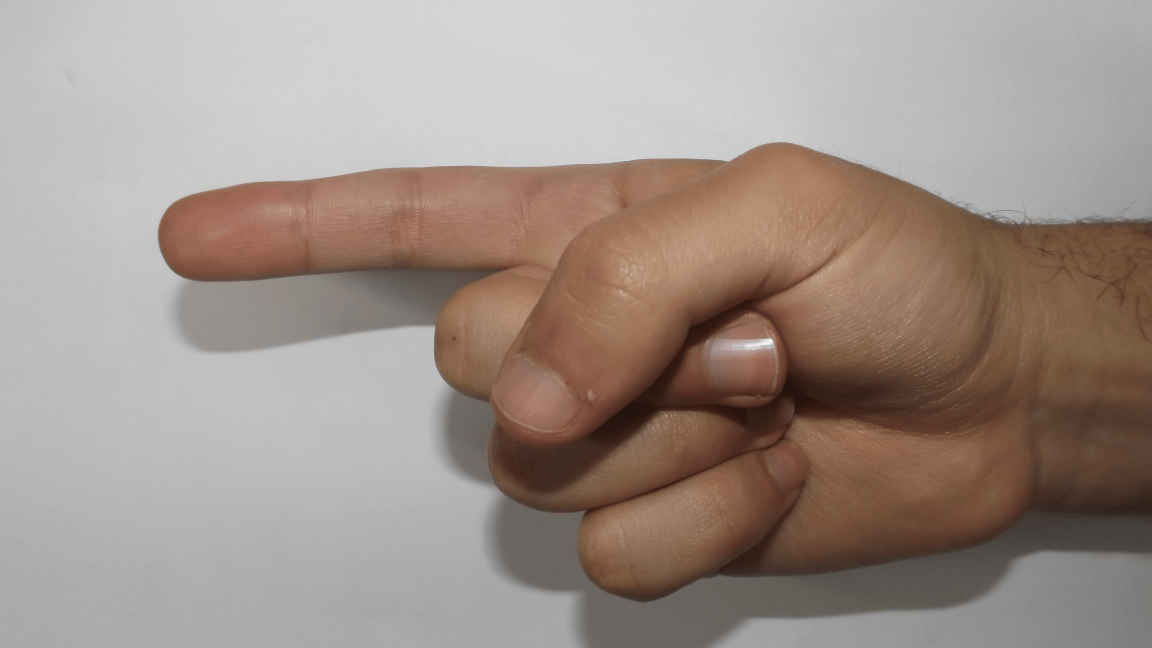
#> input picture test.png, 4608 x 2592 px (shown at 1/4 size); its folder holds only this picture in this run
$ python -i commonFunctions.py   (imports and definitions only)   (older library calls are emulated)
#> lines starting #> are read from the running program, lines starting #| are printed output that depends on the picture
import skimage.io as io
import matplotlib.pyplot as plt
import numpy as np
from skimage.exposure import histogram
from matplotlib.pyplot import bar
from skimage.color import rgb2gray,rgb2hsv

# Convolution:
from scipy.signal import convolve2d
from scipy import fftpack
import math
import joblib

import cv2
import cv2 as cv
from skimage.util import random_noise
from skimage.filters import median
from skimage.feature import canny
from skimage.measure import label
from skimage.color import label2rgb

from mpl_toolkits.mplot3d import Axes3D

import matplotlib.pyplot as plt
from matplotlib import cm
from matplotlib.ticker import LinearLocator, FormatStrFormatter
import numpy as np

from skimage.morphology import binary_erosion, binary_dilation, binary_closing,skeletonize, thin #
from skimage.measure import find_contours
from skimage.draw import rectangle

# Edges
from skimage.filters import sobel_h, sobel, sobel_v,roberts, prewitt

# Show the figures / plots inside the notebook
# [63 lines left out: functions show_images, show_3d_image, show_3d_image_filtering_in_freq, showHist, not called in this run]


class Hog_descriptor():
    def __init__(self, img, cell_size=16, bin_size=8):
#> called with cell_size = 16, bin_size = 8
        self.img = img
        self.img = np.sqrt(img / float(np.max(img)))
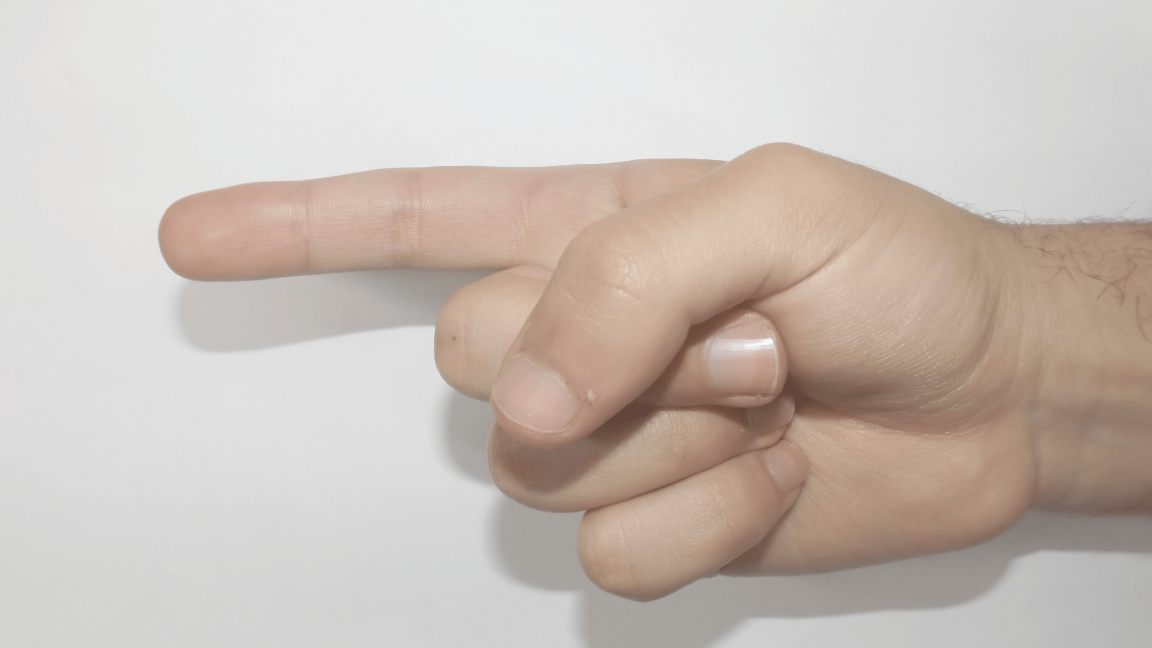
#> self.img: shape (2592, 4608, 3) float64 (shown at 1/4 size); mean R, G, B 0.792, 0.75, 0.722
        self.img = self.img * 255
        self.cell_size = cell_size
        self.bin_size = bin_size
        self.angle_unit = 360 / self.bin_size
        assert type(self.bin_size) == int, "bin_size should be integer,"
        assert type(self.cell_size) == int, "cell_size should be integer,"
        #assert type(self.angle_unit) == int, "bin_size should be divisible by 360"

    def extract(self):
        height, width = self.img.shape[0], self.img.shape[1]
#> height = 2592; width = 4608
        gradient_magnitude, gradient_angle = self.global_gradient()
        gradient_magnitude = abs(gradient_magnitude)
        cell_gradient_vector = np.zeros((int(height / self.cell_size), int(width / self.cell_size), self.bin_size))
        for i in range(cell_gradient_vector.shape[0]):
            for j in range(cell_gradient_vector.shape[1]):
                cell_magnitude = gradient_magnitude[i * self.cell_size:(i + 1) * self.cell_size,
                                 j * self.cell_size:(j + 1) * self.cell_size]
                cell_angle = gradient_angle[i * self.cell_size:(i + 1) * self.cell_size,
                             j * self.cell_size:(j + 1) * self.cell_size]
                cell_gradient_vector[i][j] = self.cell_gradient(cell_magnitude, cell_angle)

        hog_image = self.render_gradient(np.zeros([height, width]), cell_gradient_vector)
        hog_vector = []
        for i in range(cell_gradient_vector.shape[0] - 1):
            for j in range(cell_gradient_vector.shape[1] - 1):
                block_vector = []
                block_vector.extend(cell_gradient_vector[i][j])
                block_vector.extend(cell_gradient_vector[i][j + 1])
                block_vector.extend(cell_gradient_vector[i + 1][j])
                block_vector.extend(cell_gradient_vector[i + 1][j + 1])
                mag = lambda vector: math.sqrt(sum(i ** 2 for i in vector))
                magnitude = mag(block_vector)
                if magnitude != 0:
                    normalize = lambda block_vector, magnitude: [element / magnitude for element in block_vector]
                    block_vector = normalize(block_vector, magnitude)
                hog_vector.append(block_vector)
        return hog_vector, hog_image

    def global_gradient(self):
        gradient_values_x = cv2.Sobel(self.img, cv2.CV_64F, 1, 0, ksize=5)
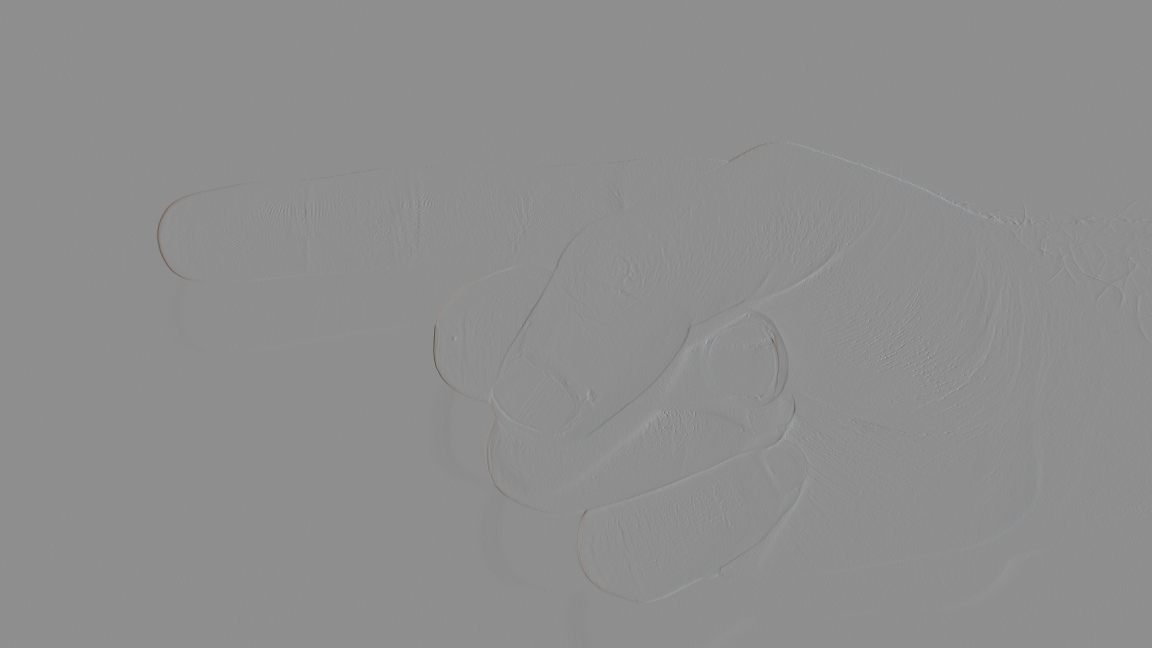
#> gradient_values_x: shape (2592, 4608, 3) float64 (shown at 1/4 size); mean R, G, B -1.2, -1.5, -1.8; drawn with min black and max white
        gradient_values_y = cv2.Sobel(self.img, cv2.CV_64F, 0, 1, ksize=5)
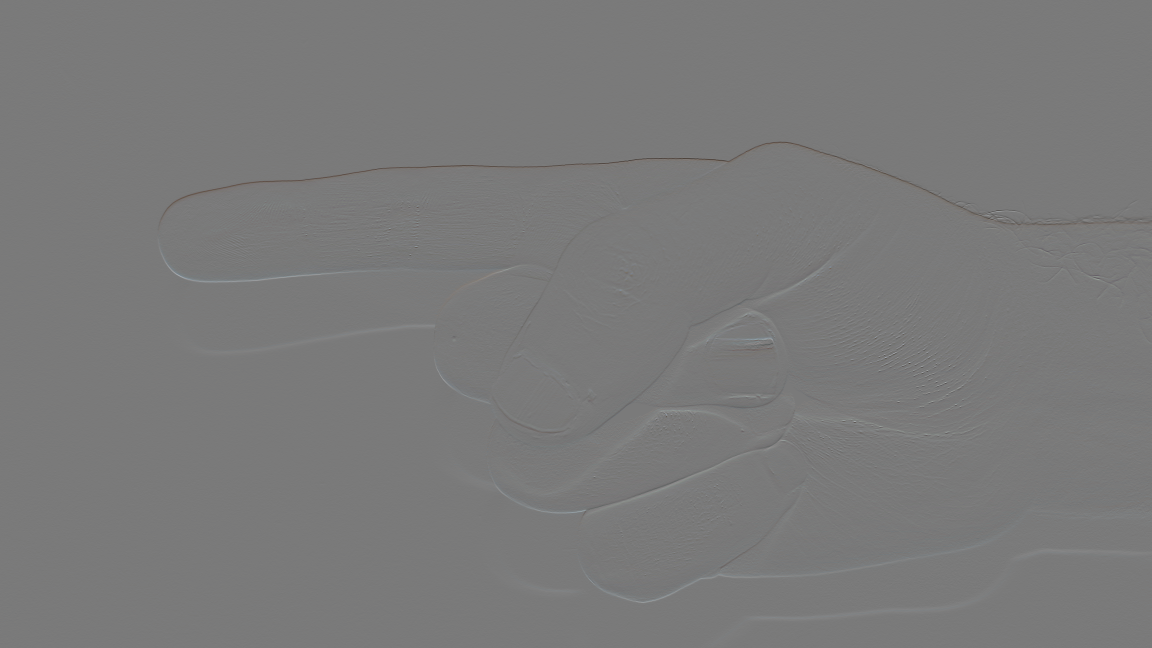
#> gradient_values_y: shape (2592, 4608, 3) float64 (shown at 1/4 size); mean R, G, B -1.4, -1.4, -1.5; drawn with min black and max white
        gradient_magnitude = cv2.addWeighted(gradient_values_x, 0.5, gradient_values_y, 0.5, 0)
        gradient_angle = cv2.phase(gradient_values_x, gradient_values_y, angleInDegrees=True)
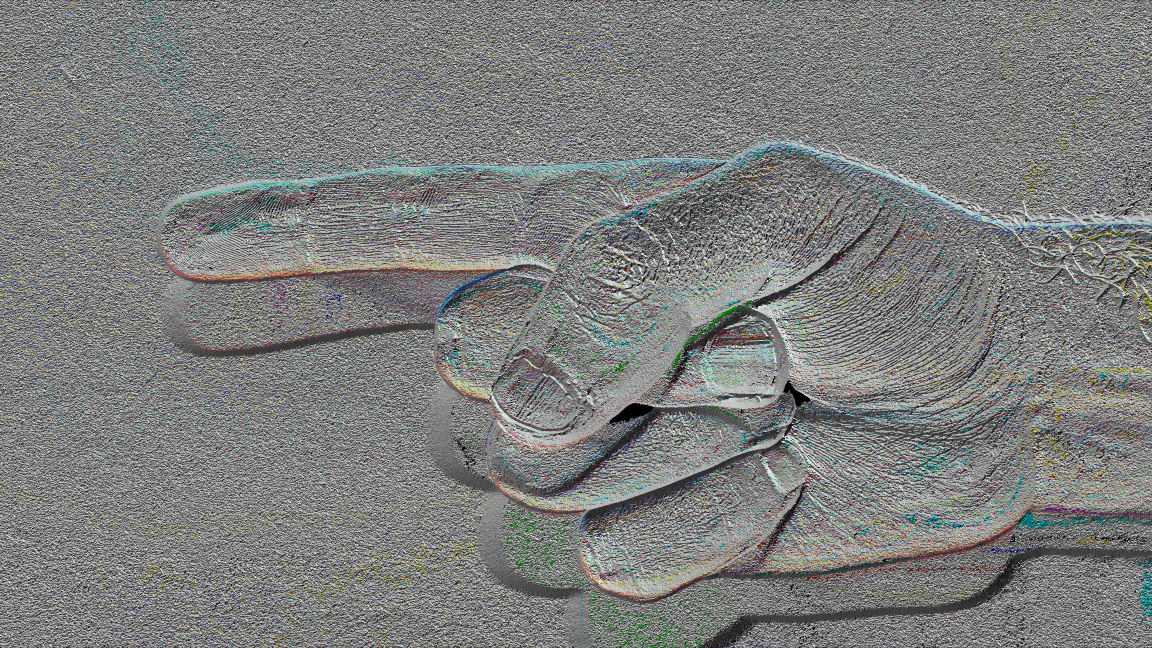
#> gradient_angle: shape (2592, 4608, 3) float64 (shown at 1/4 size); mean R, G, B 178, 179.3, 177.9; drawn with min black and max white
        return gradient_magnitude, gradient_angle

    def cell_gradient(self, cell_magnitude, cell_angle):
        orientation_centers = [0] * self.bin_size
        for i in range(cell_magnitude.shape[0]):
            for j in range(cell_magnitude.shape[1]):
                gradient_strength = cell_magnitude[i][j]
                gradient_angle = cell_angle[i][j]
                min_angle, max_angle, mod = self.get_closest_bins(gradient_angle)
                orientation_centers[min_angle] += (gradient_strength * (1 - (mod / self.angle_unit)))
                orientation_centers[max_angle] += (gradient_strength * (mod / self.angle_unit))
        return orientation_centers

    def get_closest_bins(self, gradient_angle):
        idx = int(gradient_angle / self.angle_unit)
        mod = gradient_angle % self.angle_unit
        if idx == self.bin_size:
            return idx - 1, (idx) % self.bin_size, mod
        return idx, (idx + 1) % self.bin_size, mod

    # [40 lines left out: functions render_gradient, read_img, not called in this run]

>>> import cv2
>>> picture = cv2.cvtColor(cv2.imread('test.png'), cv2.COLOR_BGR2RGB)
>>> result = Hog_descriptor(picture).extract()
#> in extract, `gradient_magnitude = abs(gradient_magnitude)`:
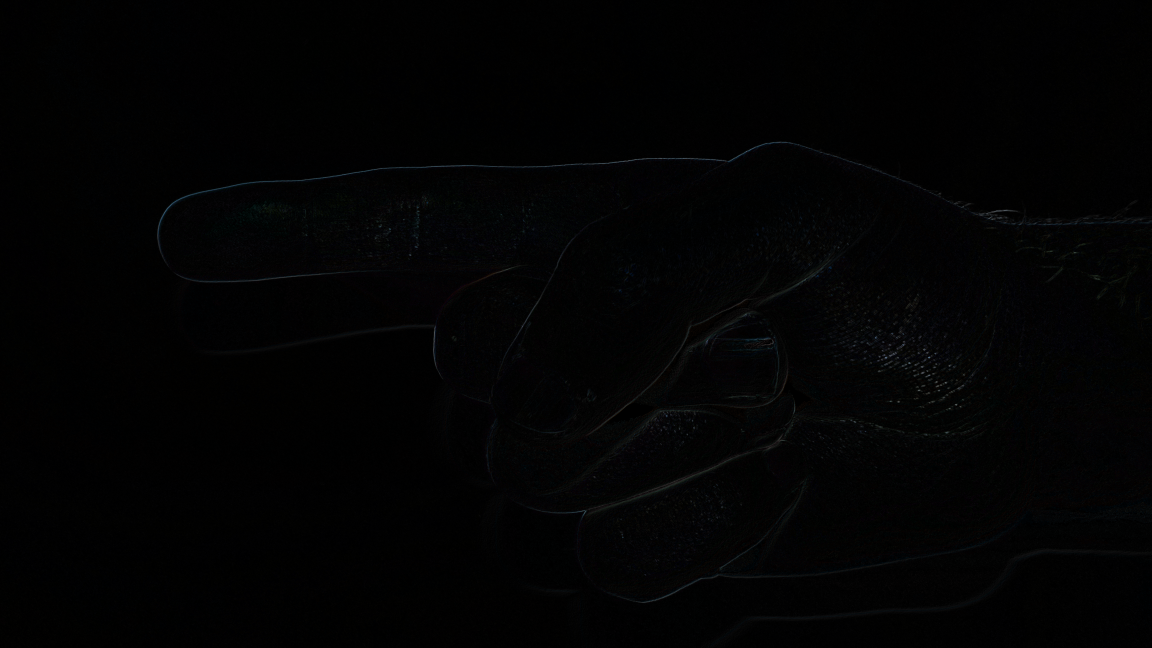
#> gradient_magnitude: shape (2592, 4608, 3) float64 (shown at 1/4 size); mean R, G, B 31.5, 33.7, 36.4; drawn with min black and max white
#> (the run stopped early here; a loop or call above may not have finished)

$ run again, on myhand.jpg
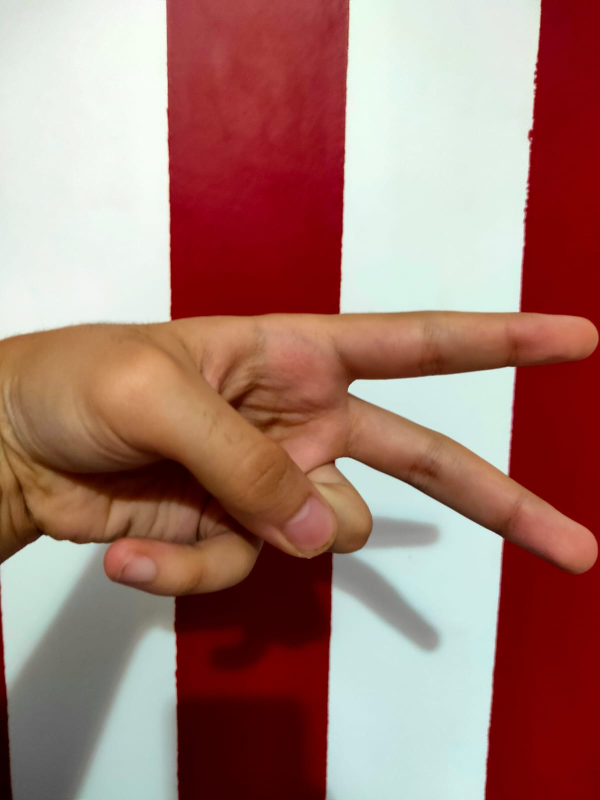
#> input picture myhand.jpg, 1200 x 1599 px (shown at 1/2 size)
#> in global_gradient, `gradient_angle = cv2.phase(gradient_values_x, gradient_values_y, angle..`:
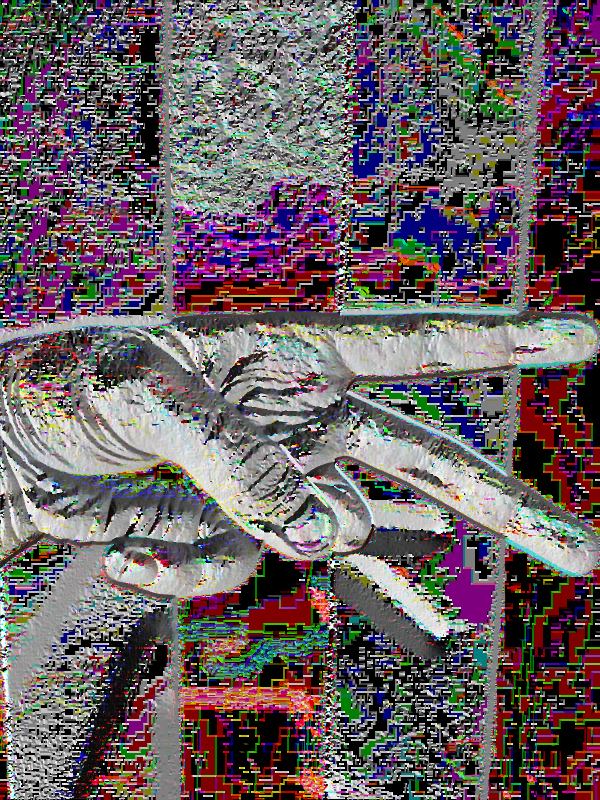
#> gradient_angle: shape (1599, 1200, 3) float64 (shown at 1/2 size); mean R, G, B 148.3, 133.4, 137.5; drawn with min black and max white
#> in extract, `gradient_magnitude = abs(gradient_magnitude)`:
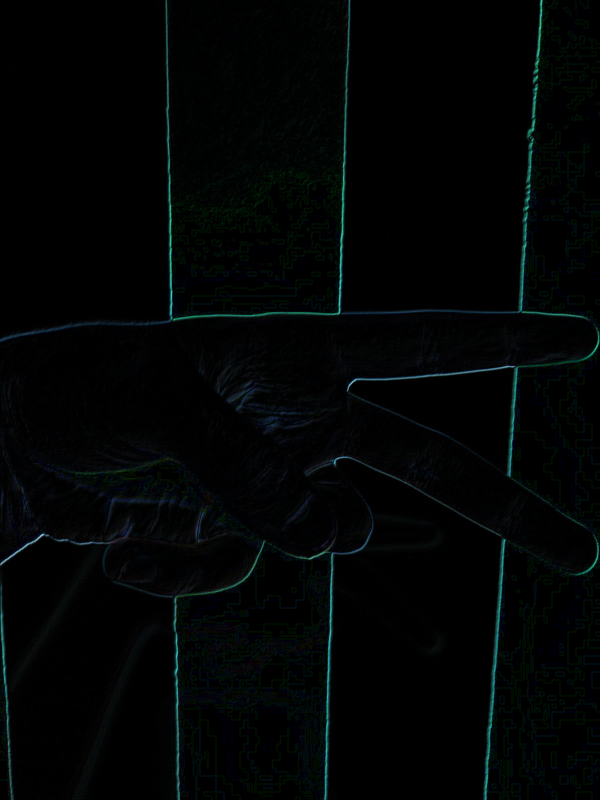
#> gradient_magnitude: shape (1599, 1200, 3) float64 (shown at 1/2 size); mean R, G, B 39.1, 89.4, 88.7; drawn with min black and max white
